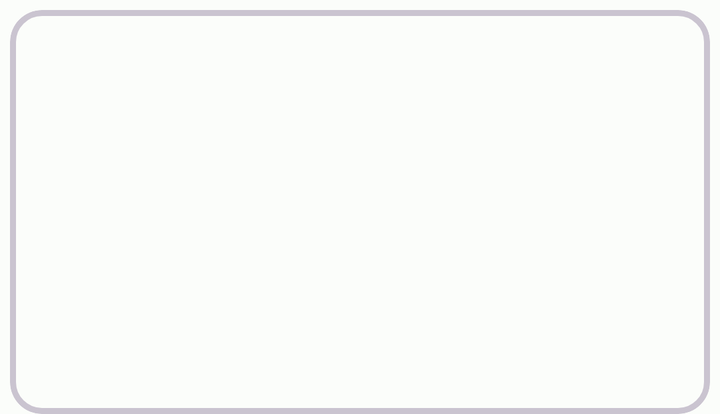
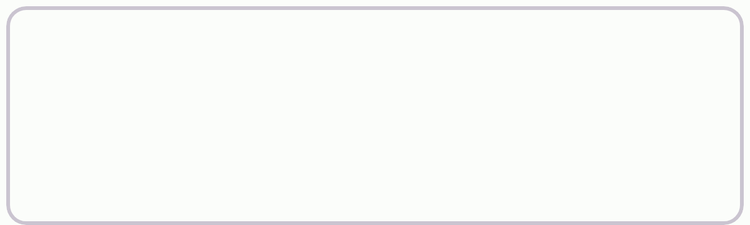

An Android layout and its configuration variant, each rendered on a device that would load it. The default file and the variant file are quoted in full after the pictures.
<!-- AndroidManifest.xml: application theme Theme.AlAsmaUlHusna -->
<!-- res/layout/counter_item_element.xml -->
<?xml version="1.0" encoding="utf-8"?>
<androidx.constraintlayout.widget.ConstraintLayout
    xmlns:android="http://schemas.android.com/apk/res/android"
    xmlns:app="http://schemas.android.com/apk/res-auto"
    xmlns:tools="http://schemas.android.com/tools"
    android:layout_width="match_parent"
    android:layout_height="wrap_content"
    tools:ignore="MissingDefaultResource">

    <com.google.android.material.card.MaterialCardView
        android:layout_width="match_parent"
        android:layout_height="wrap_content"
        app:cardCornerRadius="16dp"
        app:strokeWidth="3dp"
        android:layout_marginTop="5dp"
        android:layout_marginRight="5dp"
        android:layout_marginLeft="5dp"
        app:layout_constraintBottom_toBottomOf="parent"
        app:layout_constraintEnd_toEndOf="parent"
        app:layout_constraintHorizontal_bias="0.0"
        app:layout_constraintStart_toStartOf="parent"
        app:layout_constraintTop_toTopOf="parent"
        app:layout_constraintVertical_bias="0.0">

        <androidx.constraintlayout.widget.ConstraintLayout
            android:layout_width="match_parent"
            android:layout_height="wrap_content">

            <LinearLayout
                android:id="@+id/listItem"
                android:layout_width="match_parent"
                android:layout_height="match_parent"
                android:orientation="vertical">

                <TextView
                    android:id="@+id/titleId"
                    android:layout_width="match_parent"
                    android:layout_height="match_parent"
                    android:layout_marginLeft="8dp"
                    android:layout_marginRight="70dp"
                    android:layout_marginTop="8dp"
                    android:layout_marginBottom="8dp"
                    android:textSize="55sp"
                    android:ellipsize="marquee"
                    android:gravity="center"
                    android:singleLine="true">
                </TextView>

                <TextView
                    android:id="@+id/targetId"
                    android:layout_width="match_parent"
                    android:layout_height="match_parent"
                    android:layout_marginLeft="8dp"
                    android:layout_marginRight="70dp"
                    android:layout_marginTop="8dp"
                    android:layout_marginBottom="8dp"
                    android:textSize="30dp"
                    android:ellipsize="marquee"
                    android:gravity="center"
                    android:singleLine="true">
                </TextView>

                <TextView
                    android:id="@+id/progressId"
                    android:layout_width="match_parent"
                    android:layout_height="match_parent"
                    android:layout_marginLeft="8dp"
                    android:layout_marginRight="70dp"
                    android:layout_marginTop="8dp"
                    android:layout_marginBottom="8dp"
                    android:textSize="30dp"
                    android:ellipsize="marquee"
                    android:gravity="center"
                    android:singleLine="true">
                </TextView>
            </LinearLayout>

            <com.google.android.material.button.MaterialButton
                android:id="@+id/editDBCounterItem"
                style="@style/Widget.Material3.Button.IconButton"
                android:layout_width="40dp"
                android:layout_height="40dp"
                app:iconGravity="textEnd"
                app:icon="@drawable/ic_baseline_edit_24"
                android:visibility="visible"
                app:cornerRadius="28dp"
                app:iconSize="40dp"
                app:layout_constraintHorizontal_bias="0.946"
                app:layout_constraintVertical_bias="0.06"
                app:layout_constraintBottom_toBottomOf="parent"
                app:layout_constraintEnd_toEndOf="parent"
                app:layout_constraintStart_toStartOf="parent"
                app:layout_constraintTop_toTopOf="parent" />

        </androidx.constraintlayout.widget.ConstraintLayout>

    </com.google.android.material.card.MaterialCardView>

</androidx.constraintlayout.widget.ConstraintLayout>
<!-- resources referenced by this layout -->
<resources>
  <style name="Theme.AlAsmaUlHusna" parent="Theme.Material3.DayNight.NoActionBar">
          <item name="colorPrimary">@color/md_theme_light_primary</item>
          <item name="colorOnPrimary">@color/md_theme_light_onPrimary</item>
          <item name="colorPrimaryContainer">@color/md_theme_dark_primaryContainer</item>
          <item name="colorOnPrimaryContainer">@color/md_theme_light_onPrimaryContainer</item>
          <item name="colorSecondary">@color/md_theme_light_secondary</item>
          <item name="colorOnSecondary">@color/md_theme_light_onSecondary</item>
          <item name="colorSecondaryContainer">@color/md_theme_light_secondaryContainer</item>
          <item name="colorOnSecondaryContainer">@color/md_theme_light_onSecondaryContainer</item>
          <item name="colorTertiary">@color/md_theme_light_tertiary</item>
          <item name="colorOnTertiary">@color/md_theme_light_onTertiary</item>
          <item name="colorTertiaryContainer">@color/md_theme_light_tertiaryContainer</item>
          <item name="colorOnTertiaryContainer">@color/md_theme_light_onTertiaryContainer</item>
          <item name="colorError">@color/md_theme_light_error</item>
          <item name="colorErrorContainer">@color/md_theme_light_errorContainer</item>
          <item name="colorOnError">@color/md_theme_light_onError</item>
          <item name="colorOnErrorContainer">@color/md_theme_light_onErrorContainer</item>
          <item name="android:colorBackground">@color/md_theme_light_background</item>
          <item name="colorOnBackground">@color/md_theme_light_onBackground</item>
          <item name="colorSurface">@color/md_theme_light_surface</item>
          <item name="colorOnSurface">@color/md_theme_light_onSurface</item>
          <item name="colorSurfaceVariant">@color/md_theme_light_surfaceVariant</item>
          <item name="colorOnSurfaceVariant">@color/md_theme_light_onSurfaceVariant</item>
          <item name="colorOutline">@color/md_theme_light_outline</item>
          <item name="colorOnSurfaceInverse">@color/md_theme_light_inverseOnSurface</item>
          <item name="colorSurfaceInverse">@color/md_theme_light_inverseSurface</item>
          <item name="colorPrimaryInverse">@color/md_theme_light_inversePrimary</item>
  
          
          <item name="android:windowContentTransitions">true</item>
  
  
      </style>
  <color name="md_theme_light_primary">#006B55</color>
  <color name="md_theme_light_onPrimary">#FFFFFF</color>
  <color name="md_theme_dark_primaryContainer">#005140</color>
  <color name="md_theme_light_onPrimaryContainer">#002018</color>
  <color name="md_theme_light_secondary">#4B635A</color>
  <color name="md_theme_light_onSecondary">#FFFFFF</color>
  <color name="md_theme_light_secondaryContainer">#CEE9DD</color>
  <color name="md_theme_light_onSecondaryContainer">#072019</color>
  <color name="md_theme_light_tertiary">#406376</color>
  <color name="md_theme_light_onTertiary">#FFFFFF</color>
  <color name="md_theme_light_tertiaryContainer">#C4E7FF</color>
  <color name="md_theme_light_onTertiaryContainer">#001E2C</color>
  <color name="md_theme_light_error">#BA1A1A</color>
  <color name="md_theme_light_errorContainer">#FFDAD6</color>
  <color name="md_theme_light_onError">#FFFFFF</color>
  <color name="md_theme_light_onErrorContainer">#410002</color>
  <color name="md_theme_light_background">#FBFDFA</color>
  <color name="md_theme_light_onBackground">#191C1B</color>
  <color name="md_theme_light_surface">#FBFDFA</color>
  <color name="md_theme_light_onSurface">#191C1B</color>
  <color name="md_theme_light_surfaceVariant">#DBE5DF</color>
  <color name="md_theme_light_onSurfaceVariant">#3F4945</color>
  <color name="md_theme_light_outline">#6F7975</color>
  <color name="md_theme_light_inverseOnSurface">#EFF1EE</color>
  <color name="md_theme_light_inverseSurface">#2E312F</color>
  <color name="md_theme_light_inversePrimary">#60DBB8</color>
</resources>
<!-- res/layout-sw600dp/counter_item_element.xml (the repository's variant of the layout above) -->
<!-- drawn on a 7-inch tablet held upright -->
<?xml version="1.0" encoding="utf-8"?>
<androidx.constraintlayout.widget.ConstraintLayout
    xmlns:android="http://schemas.android.com/apk/res/android"
    xmlns:app="http://schemas.android.com/apk/res-auto"
    xmlns:tools="http://schemas.android.com/tools"
    android:layout_width="match_parent"
    android:layout_height="wrap_content"
    tools:ignore="MissingDefaultResource">

    <com.google.android.material.card.MaterialCardView
        android:layout_width="match_parent"
        android:layout_height="wrap_content"
        app:cardCornerRadius="16dp"
        app:strokeWidth="3dp"
        android:layout_marginTop="5dp"
        android:layout_marginRight="5dp"
        android:layout_marginLeft="5dp"
        app:layout_constraintBottom_toBottomOf="parent"
        app:layout_constraintEnd_toEndOf="parent"
        app:layout_constraintHorizontal_bias="0.0"
        app:layout_constraintStart_toStartOf="parent"
        app:layout_constraintTop_toTopOf="parent"
        app:layout_constraintVertical_bias="0.0">

        <androidx.constraintlayout.widget.ConstraintLayout
            android:layout_width="match_parent"
            android:layout_height="wrap_content">

            <LinearLayout
                android:id="@+id/listItem"
                android:layout_width="match_parent"
                android:layout_height="match_parent"
                android:orientation="vertical">

                <TextView
                    android:id="@+id/titleId"
                    android:layout_width="match_parent"
                    android:layout_height="wrap_content"
                    android:layout_marginLeft="8dp"
                    android:layout_marginRight="70dp"
                    android:layout_marginTop="8dp"
                    android:layout_marginBottom="8dp"
                    android:textSize="35sp"
                    android:ellipsize="marquee"
                    android:gravity="center"
                    android:singleLine="false">
                </TextView>

                <TextView
                    android:id="@+id/targetId"
                    android:layout_width="match_parent"
                    android:layout_height="match_parent"
                    android:layout_marginLeft="8dp"
                    android:layout_marginRight="70dp"
                    android:layout_marginTop="8dp"
                    android:layout_marginBottom="8dp"
                    android:textSize="30dp"
                    android:ellipsize="marquee"
                    android:gravity="center"
                    android:singleLine="true">
                </TextView>

                <TextView
                    android:id="@+id/progressId"
                    android:layout_width="match_parent"
                    android:layout_height="match_parent"
                    android:layout_marginLeft="8dp"
                    android:layout_marginRight="70dp"
                    android:layout_marginTop="8dp"
                    android:layout_marginBottom="8dp"
                    android:textSize="30dp"
                    android:ellipsize="marquee"
                    android:gravity="center"
                    android:singleLine="true">
                </TextView>
            </LinearLayout>

            <com.google.android.material.button.MaterialButton
                android:id="@+id/deleteDBCounterItem"
                style="@style/Widget.Material3.Button.IconButton"
                android:layout_width="40dp"
                android:layout_height="40dp"
                app:iconGravity="textEnd"
                app:icon="@drawable/ic_baseline_delete_forever_24"
                android:visibility="visible"
                app:cornerRadius="28dp"
                app:iconSize="40dp"
                app:layout_constraintBottom_toBottomOf="parent"
                app:layout_constraintEnd_toEndOf="parent"
                app:layout_constraintHorizontal_bias="0.946"
                app:layout_constraintStart_toStartOf="parent"
                app:layout_constraintTop_toTopOf="parent"
                app:layout_constraintVertical_bias="0.064" />

            <com.google.android.material.button.MaterialButton
                android:id="@+id/editDBCounterItem"
                style="@style/Widget.Material3.Button.IconButton"
                android:layout_width="40dp"
                android:layout_height="40dp"
                app:iconGravity="textEnd"
                app:icon="@drawable/ic_baseline_edit_24"
                android:visibility="visible"
                app:cornerRadius="28dp"
                app:iconSize="40dp"
                app:layout_constraintHorizontal_bias="0.946"
                app:layout_constraintBottom_toBottomOf="parent"
                app:layout_constraintEnd_toEndOf="parent"
                app:layout_constraintStart_toStartOf="parent"
                app:layout_constraintTop_toTopOf="parent" />

        </androidx.constraintlayout.widget.ConstraintLayout>

    </com.google.android.material.card.MaterialCardView>

</androidx.constraintlayout.widget.ConstraintLayout>
